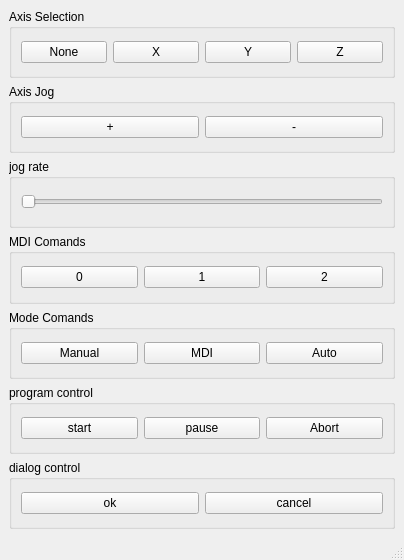
<?xml version="1.0" encoding="UTF-8"?>
<ui version="4.0">
 <class>MainWindow</class>
 <widget class="QMainWindow" name="MainWindow">
  <property name="geometry">
   <rect>
    <x>0</x>
    <y>0</y>
    <width>404</width>
    <height>560</height>
   </rect>
  </property>
  <property name="windowTitle">
   <string>MainWindow</string>
  </property>
  <widget class="QWidget" name="centralwidget">
   <layout class="QHBoxLayout" name="horizontalLayout">
    <item>
     <layout class="QVBoxLayout" name="verticalLayout">
      <item>
       <widget class="QGroupBox" name="groupBox">
        <property name="title">
         <string>Axis Selection</string>
        </property>
        <layout class="QHBoxLayout" name="horizontalLayout_2">
         <item>
          <widget class="PushButton" name="pushbutton_9">
           <property name="text">
            <string>None</string>
           </property>
           <property name="checkable">
            <bool>true</bool>
           </property>
           <property name="autoExclusive">
            <bool>true</bool>
           </property>
           <property name="pin_name" stdset="0">
            <string>axis-none</string>
           </property>
          </widget>
         </item>
         <item>
          <widget class="PushButton" name="pushbutton">
           <property name="text">
            <string>X</string>
           </property>
           <property name="checkable">
            <bool>true</bool>
           </property>
           <property name="autoExclusive">
            <bool>true</bool>
           </property>
           <property name="pin_name" stdset="0">
            <string>axis-x</string>
           </property>
          </widget>
         </item>
         <item>
          <widget class="PushButton" name="pushbutton_2">
           <property name="text">
            <string>Y</string>
           </property>
           <property name="checkable">
            <bool>true</bool>
           </property>
           <property name="autoExclusive">
            <bool>true</bool>
           </property>
           <property name="pin_name" stdset="0">
            <string>axis-y</string>
           </property>
          </widget>
         </item>
         <item>
          <widget class="PushButton" name="pushbutton_3">
           <property name="text">
            <string>Z</string>
           </property>
           <property name="checkable">
            <bool>true</bool>
           </property>
           <property name="autoExclusive">
            <bool>true</bool>
           </property>
           <property name="pin_name" stdset="0">
            <string>axis-z</string>
           </property>
          </widget>
         </item>
        </layout>
       </widget>
      </item>
      <item>
       <widget class="QGroupBox" name="groupBox_4">
        <property name="title">
         <string>Axis Jog</string>
        </property>
        <layout class="QHBoxLayout" name="horizontalLayout_5">
         <item>
          <widget class="PushButton" name="pushbutton_7">
           <property name="text">
            <string>+</string>
           </property>
           <property name="pin_name" stdset="0">
            <string>jog-pos</string>
           </property>
          </widget>
         </item>
         <item>
          <widget class="PushButton" name="pushbutton_8">
           <property name="text">
            <string>-</string>
           </property>
           <property name="pin_name" stdset="0">
            <string>jog-neg</string>
           </property>
          </widget>
         </item>
        </layout>
       </widget>
      </item>
      <item>
       <widget class="QGroupBox" name="groupBox_2">
        <property name="title">
         <string>jog rate</string>
        </property>
        <layout class="QHBoxLayout" name="horizontalLayout_3">
         <item>
          <widget class="StatusSlider" name="statusslider">
           <property name="orientation">
            <enum>Qt::Horizontal</enum>
           </property>
           <property name="pin_name" stdset="0">
            <string>jog-rate</string>
           </property>
           <property name="jograte_rate" stdset="0">
            <bool>true</bool>
           </property>
          </widget>
         </item>
        </layout>
       </widget>
      </item>
      <item>
       <widget class="QGroupBox" name="groupBox_3">
        <property name="title">
         <string>MDI Comands</string>
        </property>
        <layout class="QHBoxLayout" name="horizontalLayout_4">
         <item>
          <widget class="PushButton" name="pushbutton_4">
           <property name="text">
            <string>0</string>
           </property>
           <property name="pin_name" stdset="0">
            <string>mdi-0</string>
           </property>
          </widget>
         </item>
         <item>
          <widget class="PushButton" name="pushbutton_5">
           <property name="text">
            <string>1</string>
           </property>
           <property name="pin_name" stdset="0">
            <string>mdi-1</string>
           </property>
          </widget>
         </item>
         <item>
          <widget class="PushButton" name="pushbutton_6">
           <property name="text">
            <string>2</string>
           </property>
           <property name="pin_name" stdset="0">
            <string>mdi-2</string>
           </property>
          </widget>
         </item>
        </layout>
       </widget>
      </item>
      <item>
       <widget class="QGroupBox" name="groupBox_5">
        <property name="title">
         <string>Mode Comands</string>
        </property>
        <layout class="QHBoxLayout" name="horizontalLayout_6">
         <item>
          <widget class="PushButton" name="pushbutton_10">
           <property name="text">
            <string>Manual</string>
           </property>
           <property name="checkable">
            <bool>false</bool>
           </property>
           <property name="autoExclusive">
            <bool>true</bool>
           </property>
           <property name="pin_name" stdset="0">
            <string>manual-mode</string>
           </property>
           <property name="indicator_option" stdset="0">
            <bool>true</bool>
           </property>
           <property name="indicator_status_option" stdset="0">
            <bool>true</bool>
           </property>
           <property name="is_manual_status" stdset="0">
            <bool>true</bool>
           </property>
          </widget>
         </item>
         <item>
          <widget class="PushButton" name="pushbutton_11">
           <property name="text">
            <string>MDI</string>
           </property>
           <property name="checkable">
            <bool>false</bool>
           </property>
           <property name="autoExclusive">
            <bool>true</bool>
           </property>
           <property name="pin_name" stdset="0">
            <string>mdi-mode</string>
           </property>
           <property name="indicator_option" stdset="0">
            <bool>true</bool>
           </property>
           <property name="indicator_status_option" stdset="0">
            <bool>true</bool>
           </property>
           <property name="is_mdi_status" stdset="0">
            <bool>true</bool>
           </property>
          </widget>
         </item>
         <item>
          <widget class="PushButton" name="pushbutton_12">
           <property name="text">
            <string>Auto</string>
           </property>
           <property name="checkable">
            <bool>false</bool>
           </property>
           <property name="autoExclusive">
            <bool>true</bool>
           </property>
           <property name="pin_name" stdset="0">
            <string>auto-mode</string>
           </property>
           <property name="indicator_option" stdset="0">
            <bool>true</bool>
           </property>
           <property name="indicator_status_option" stdset="0">
            <bool>true</bool>
           </property>
           <property name="is_auto_status" stdset="0">
            <bool>true</bool>
           </property>
          </widget>
         </item>
        </layout>
       </widget>
      </item>
      <item>
       <widget class="QGroupBox" name="groupBox_7">
        <property name="title">
         <string>program control</string>
        </property>
        <layout class="QHBoxLayout" name="horizontalLayout_9">
         <item>
          <widget class="PushButton" name="pushbutton_16">
           <property name="text">
            <string>start</string>
           </property>
           <property name="pin_name" stdset="0">
            <string>cycle-start</string>
           </property>
          </widget>
         </item>
         <item>
          <widget class="PushButton" name="pushbutton_20">
           <property name="text">
            <string>pause</string>
           </property>
           <property name="pin_name" stdset="0">
            <string>cycle-pause</string>
           </property>
          </widget>
         </item>
         <item>
          <widget class="PushButton" name="pushbutton_17">
           <property name="text">
            <string>Abort</string>
           </property>
           <property name="pin_name" stdset="0">
            <string>cycle-abort</string>
           </property>
          </widget>
         </item>
        </layout>
       </widget>
      </item>
      <item>
       <widget class="QGroupBox" name="groupBox_8">
        <property name="title">
         <string>dialog control</string>
        </property>
        <layout class="QHBoxLayout" name="horizontalLayout_10">
         <item>
          <widget class="PushButton" name="pushbutton_18">
           <property name="text">
            <string>ok</string>
           </property>
           <property name="pin_name" stdset="0">
            <string>ok</string>
           </property>
          </widget>
         </item>
         <item>
          <widget class="PushButton" name="pushbutton_19">
           <property name="text">
            <string>cancel</string>
           </property>
           <property name="pin_name" stdset="0">
            <string>cancel</string>
           </property>
          </widget>
         </item>
        </layout>
       </widget>
      </item>
     </layout>
    </item>
   </layout>
  </widget>
  <widget class="QMenuBar" name="menubar">
   <property name="geometry">
    <rect>
     <x>0</x>
     <y>0</y>
     <width>404</width>
     <height>22</height>
    </rect>
   </property>
  </widget>
  <widget class="QStatusBar" name="statusbar"/>
 </widget>
 <customwidgets>
  <customwidget>
   <class>PushButton</class>
   <extends>QPushButton</extends>
   <header>qtvcp.widgets.simple_widgets</header>
  </customwidget>
  <customwidget>
   <class>StatusSlider</class>
   <extends>QSlider</extends>
   <header>qtvcp.widgets.status_slider</header>
  </customwidget>
 </customwidgets>
 <resources/>
 <connections/>
</ui>
